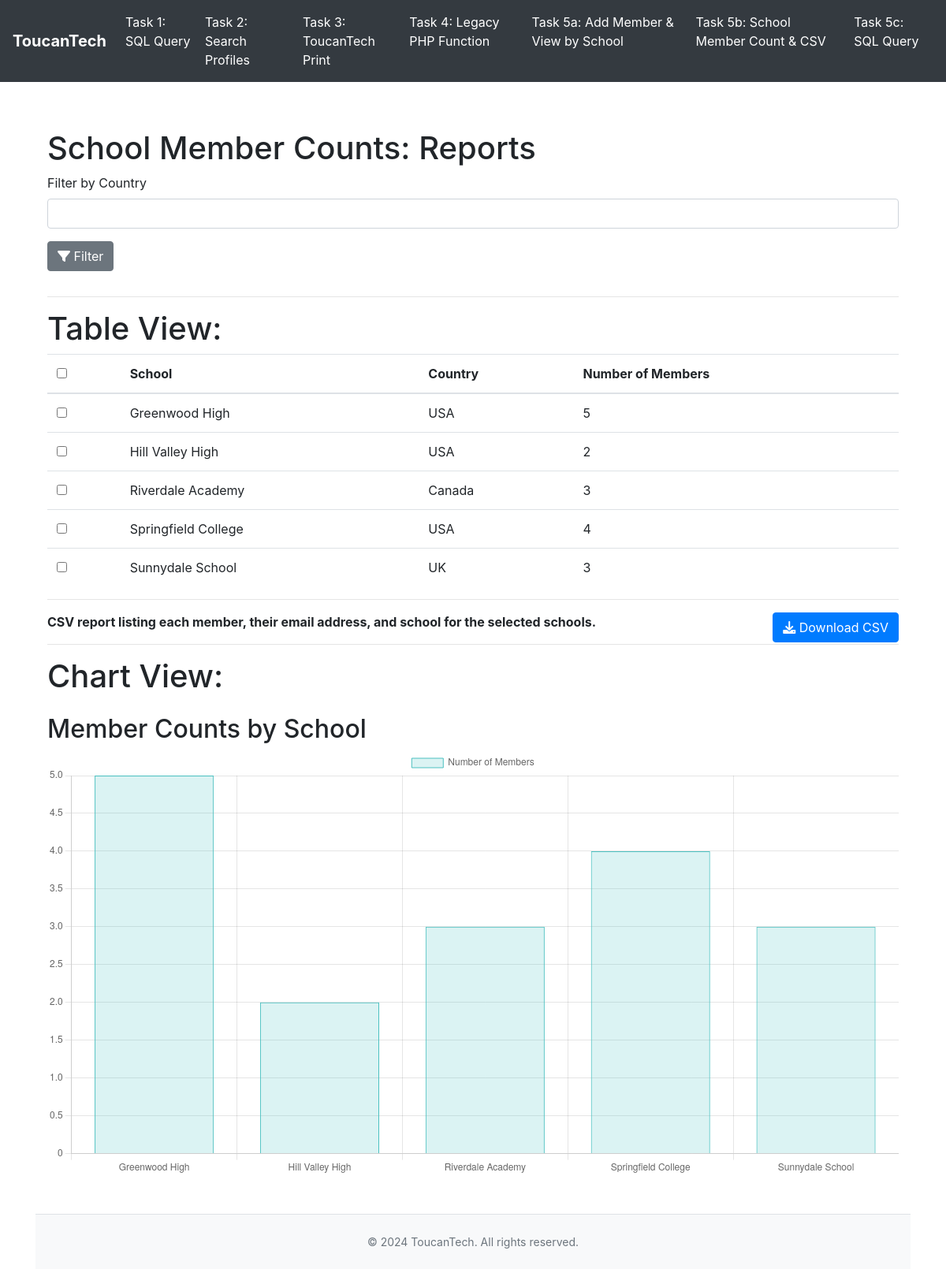
Page /tasks/task5b.php on the committed database.
### tables this page shows
CREATE TABLE IF NOT EXISTS `schools` (
  `school_id` int NOT NULL AUTO_INCREMENT,
  `school_name` varchar(255) NOT NULL,
  `country` varchar(255) NOT NULL,
  `created_at` timestamp NULL DEFAULT CURRENT_TIMESTAMP,
  PRIMARY KEY (`school_id`),
  UNIQUE KEY `school_name` (`school_name`) USING BTREE,
  KEY `school_name_2` (`school_name`)
);

### tasks/task5b.php (called while the page is built, shortened)
<?php
require_once '../config/db.php';
require_once '../models/MemberModel.php';
require_once '../controllers/MemberController.php';
$controller = new MemberController($conn);
$countryFilter = isset($_GET['country']) ? $_GET['country'] : null;
$schoolCounts = $controller->getSchoolMemberCounts($countryFilter);
include '../views/reports.php';
?>

### controllers/MemberController.php (called while the page is built, shortened)
<?php
class MemberController extends BaseController {
    private $memberModel;
    public function __construct($dbConnection) {
        $this->memberModel = new MemberModel($dbConnection);
    }
    public function getSchoolMemberCounts($country = null) {
        return $this->memberModel->getSchoolMemberCounts($country);
    }
}
?>

### models/MemberModel.php (called while the page is built, shortened)
<?php
class MemberModel {
    private $conn;
    public function __construct($dbConnection) {
        $this->conn = $dbConnection;
    }
    public function getSchoolMemberCounts($country = null) {
        $sql = "SELECT s.school_id, s.school_name, s.country, COUNT(m.id) AS member_count
                FROM schools s
                LEFT JOIN members m ON s.school_id = m.school_id";
        $sql .= " GROUP BY s.school_id, s.school_name, s.country ORDER BY s.school_name";
        $stmt = $this->conn->prepare($sql);
        $stmt->execute();
        return $stmt->fetchAll(PDO::FETCH_ASSOC);
    }
}
?>

### views/reports.php (the view, shortened to what this page needs)
<?php include 'header.php'; ?>
<div class="container">
    <h1>School Member Counts: Reports</h1>
    <form method="GET" action="task5b.php">
        <div class="form-group">
            <label for="country">Filter by Country</label>
            <input type="text" id="country" name="country" class="form-control"
                   value="<?php echo isset($_GET['country']) ? htmlspecialchars($_GET['country']) : ''; ?>">
        </div>
        <button type="submit" name="filter" value="true" class="btn btn-secondary mb-3"><i class="fa-solid fa-filter"></i>
            Filter
        </button>
        <hr>
        <h1>Table View:</h1>
        <?php if (isset($schoolCounts) && !empty($schoolCounts)) { ?>
            <table class="table">
                <thead>
                    <tr>
                        <th>
                            <input type="checkbox" id="check-all">
                        </th>
                        <th>School</th>
                        <th>Country</th>
                        <th>Number of Members</th>
                    </tr>
                </thead>
                <tbody>
                    <?php foreach ($schoolCounts as $schoolCount) { ?>
                        <tr>
                            <td>
                                <input
                                    type="checkbox"
                                    name="schools[]"
                                    value="<?php echo htmlspecialchars($schoolCount['school_id']); ?>"
                                    id="school-<?php echo htmlspecialchars($schoolCount['school_id']); ?>"
                                    class="school-checkbox"
                                >
                            </td>
                            <td><?php echo htmlspecialchars($schoolCount['school_name']); ?></td>
                            <td><?php echo htmlspecialchars($schoolCount['country']); ?></td>
                            <td><?php echo htmlspecialchars($schoolCount['member_count']); ?></td>
                        </tr>
                    <?php } ?>
                </tbody>
            </table>
        <?php } else { ?>
            <p>No schools available for the selected country.</p>
        <?php } ?>
        <hr></hr>
        <b>
            <p>CSV report listing each member, their email address, and school for the selected schools.
                <button style="float: right;" type="submit" name="download_csv" value="true" class="btn btn-primary">
                    <i class="fa fa-download" aria-hidden="true"></i> Download CSV
                </button>
            </p>
        </b>
    </form>
    <hr></hr>
    <h1>Chart View:</h1>
    <h2 class="mt-4">Member Counts by School</h2>
    <canvas id="memberChart"></canvas>
    <script>
        var ctx = document.getElementById('memberChart').getContext('2d');
        var memberChart = new Chart(ctx, {
            type: 'bar',
            data: {
                labels: <?php echo json_encode(array_column($schoolCounts, 'school_name')); ?>,
                datasets: [{
                    label: 'Number of Members',
                    data: <?php echo json_encode(array_column($schoolCounts, 'member_count')); ?>,
                    backgroundColor: 'rgba(75, 192, 192, 0.2)',
                    borderColor: 'rgba(75, 192, 192, 1)',
                    borderWidth: 1
                }]
            },
            options: {
                scales: {
                    y: {
                        beginAtZero: true
                    }
                }
            }
        });
    </script>
</div>
<?php include 'footer.php'; ?>

### views/header.php (shortened to what this page needs)
<!DOCTYPE html>
<html lang="en">
<head>
    <link rel="stylesheet" href="https://cdnjs.cloudflare.com/ajax/libs/font-awesome/6.0.0-beta3/css/all.min.css">
    <link rel="stylesheet" href="https://stackpath.bootstrapcdn.com/bootstrap/4.5.2/css/bootstrap.min.css">
</head>
<body>
    <nav class="navbar navbar-expand-lg navbar-custom navbar-light">
        <a class="navbar-brand" href="/">ToucanTech</a>
        <div class="collapse navbar-collapse" id="navbarNav">
            <ul class="navbar-nav ml-auto">
                <li class="nav-item">
                    <a class="nav-link" href="../tasks/task1.php">Task 1: SQL Query</a>
                </li>
                <li class="nav-item">
                    <a class="nav-link" href="../tasks/task2.php">Task 2: Search Profiles</a>
                </li>
                <li class="nav-item">
                    <a class="nav-link" href="../tasks/task3.php">Task 3: ToucanTech Print</a>
                </li>
                <li class="nav-item">
                    <a class="nav-link" href="../tasks/task4.php">Task 4: Legacy PHP Function</a>
                </li>
                <li class="nav-item">
                    <a class="nav-link" href="../tasks/task5a.php">Task 5a: Add Member & View by School</a>
                </li>
                <li class="nav-item">
                    <a class="nav-link" href="../tasks/task5b.php">Task 5b: School Member Count & CSV</a>
                </li>
                <li class="nav-item">
                    <a class="nav-link" href="../tasks/task5c.php">Task 5c: SQL Query</a>
                </li>
            </ul>
        </div>
    </nav>
    <div class="container">

### views/footer.php (shortened to what this page needs)
<footer class="container mt-5 py-4 border-top">
    <div class="row">
        <div class="col text-center">
            <p class="mb-0">&copy; <?php echo date("Y"); ?> ToucanTech. All rights reserved.</p>
        </div>
    </div>
</footer>
</body>
</html>

### views/header.php (style rules this page uses)
.navbar-custom { background-color: #343a40; }
.navbar-custom .navbar-brand { color: #ffffff; font-weight: bold; }
.navbar-custom .navbar-nav .nav-link { color: #ffffff; }
.container { padding-top: 30px; }

### views/footer.php (style rules this page uses)
footer { background-color: #f8f9fa; color: #6c757d; border-top: 1px solid #e9ecef; }
footer p { margin: 0; font-size: 14px; }

### rows in the picture
schools: school_name "Greenwood High", country "USA", member_count "5"
schools: school_name "Hill Valley High", country "USA", member_count "2"
schools: school_name "Riverdale Academy", country "Canada", member_count "3"
schools: school_name "Springfield College", country "USA", member_count "4"
schools: school_name "Sunnydale School", country "UK", member_count "3"

### other values in the picture
chart data {{ json_encode(array_column($schoolCounts, 'school_name')) }} ["Greenwood High","Hill Valley High","Riverdale Academy","Springfield College","Sunnydale School"]
chart data {{ json_encode(array_column($schoolCounts, 'member_count')) }} [5,2,3,4,3]
